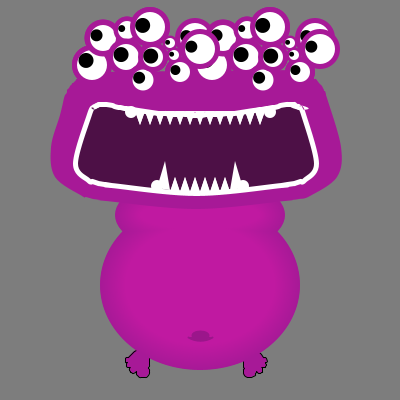
Frame 1 (no input)
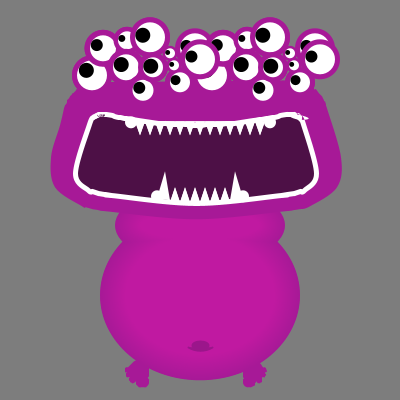
Frame 60 (the mouse pressed at the canvas centre just before this capture)
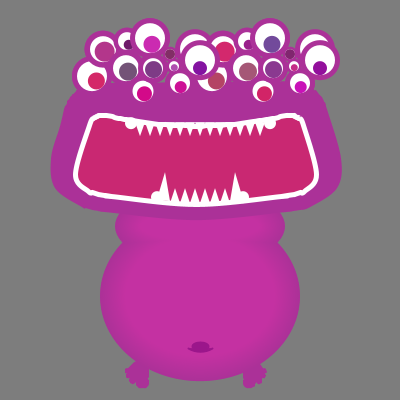
Frame 120 (the mouse held since frame 60 and released just before this capture)

The Processing sketch that drew these frames (run headless with seeded random() and noise(); from frame 60 on, the mouse is pressed at the canvas centre):

// Processing sketch: processing_92374
// ── processing_92374.pde

float X=0;
float Y=0;
float IrisX;
float IrisY;
float TourR;
float IrisR;
float PupX;
float PupY;
float PupR;

float rCourante = 167;
float gCourante = 25;
float bCourante = 151;

float rCiblee = 167;
float gCiblee = 25;
float bCiblee = 151;

float rVitesse, gVitesse, bVitesse;

float k = 0.9;
float d = 0.1;

int timeStamp;
int interval;

float nombrilX = X;
float nombrilY = Y+150;
float nombrilR = 8;

float cptBouge;
float stopy;

 
float rectX;
float rectY; 
float rectW; 
float rectH;

void setup() {

  size (400, 400);
  frameRate (30);
  smooth();

  interval = 10000;

  stopy =1;
  cptBouge =1;
}

void draw() {
  background (125);
  translate (width/2, height/2-15);
  rVitesse = d * (rVitesse + k * (rCiblee - rCourante));
  rCourante = rCourante + rVitesse;
  gVitesse = d * (gVitesse + k * (gCiblee - gCourante));
  gCourante = gCourante + gVitesse;
  bVitesse = d * (bVitesse + k * (bCiblee - bCourante));
  bCourante = bCourante + bVitesse;


  pushMatrix();  //Pied Gauche
  //  strokeWeight(1);
  fill(rCourante, gCourante, bCourante);
  resetMatrix();
  beginShape();
  curveVertex(X+150, Y+353 );
  curveVertex( X+150, Y+351 );
  curveVertex( X+151, Y+348 );
  curveVertex (X+151, Y+346 );
  curveVertex( X+150, Y+345 );
  curveVertex( X+149, Y+344 );
  curveVertex( X+148, Y+343 );
  curveVertex( X+147, Y+343 );
  curveVertex( X+145, Y+342 );
  curveVertex( X+143, Y+342 );
  curveVertex( X+141, Y+343 );
  curveVertex( X+140, Y+344 );
  curveVertex( X+139, Y+346 );
  curveVertex( X+138, Y+348 );
  curveVertex( X+136, Y+350 );
  curveVertex( X+134, Y+351 );
  curveVertex( X+132, Y+353 );
  curveVertex( X+130, Y+355 );
  curveVertex( X+128, Y+357 );
  curveVertex( X+128, Y+357 );
  curveVertex( X+127, Y+357 );
  curveVertex( X+126, Y+357 );
  curveVertex( X+125, Y+358 );
  curveVertex( X+125, Y+358 );
  curveVertex( X+125, Y+359 );
  curveVertex( X+125, Y+361 );
  curveVertex( X+125, Y+362 );
  curveVertex( X+126, Y+362 );
  curveVertex( X+126, Y+362 );
  curveVertex( X+127, Y+362 );
  curveVertex( X+126, Y+363 );
  curveVertex( X+126, Y+364 );
  curveVertex( X+126, Y+365 );
  curveVertex( X+126, Y+366 );
  curveVertex( X+127, Y+367 );
  curveVertex( X+128, Y+367 );
  curveVertex( X+129, Y+367 );
  curveVertex( X+130, Y+367 );
  curveVertex( X+130, Y+367 );
  curveVertex( X+130, Y+367 );
  curveVertex( X+130, Y+367 );
  curveVertex( X+129, Y+368 );
  curveVertex( X+129, Y+370 );
  curveVertex( X+130, Y+371 );
  curveVertex( X+130, Y+372 );
  curveVertex( X+131, Y+372 );
  curveVertex( X+132, Y+373 );
  curveVertex( X+133, Y+373 );
  curveVertex( X+135, Y+372 );
  curveVertex( X+135, Y+372 );
  curveVertex( X+136, Y+371 );
  curveVertex( X+136, Y+372 );
  curveVertex( X+136, Y+374 );
  curveVertex( X+137, Y+375 );
  curveVertex( X+139, Y+377 );
  curveVertex( X+141, Y+377 );
  curveVertex( X+142, Y+377 );
  curveVertex( X+144, Y+377 );
  curveVertex( X+146, Y+377 );
  curveVertex( X+147, Y+376 );
  curveVertex( X+148, Y+375 );
  curveVertex( X+149, Y+373 );
  curveVertex( X+149, Y+371 );
  curveVertex( X+149, Y+369 );
  curveVertex( X+148, Y+368 );
  curveVertex( X+148, Y+367 );
  curveVertex( X+149, Y+366 );
  curveVertex( X+149, Y+364 );
  curveVertex( X+149, Y+361 );
  curveVertex( X+149, Y+358 );
  curveVertex( X+149, Y+356 );
  curveVertex( X+150, Y+353 );
  endShape(CLOSE);
  popMatrix();

  pushMatrix();              //Pied droit
  fill(rCourante, gCourante, bCourante);
  translate(X-200, Y-170);
  resetMatrix();
  beginShape();
  curveVertex(X+267, Y+359 );
  curveVertex( X+266, Y+358 );
  curveVertex( X+265, Y+357 );
  curveVertex( X+264, Y+357 );
  curveVertex( X+263, Y+357 );
  curveVertex( X+261, Y+354 );
  curveVertex( X+260, Y+353 );
  curveVertex( X+259, Y+352 );
  curveVertex( X+258, Y+351 );
  curveVertex( X+257, Y+350 );
  curveVertex( X+255, Y+349 );
  curveVertex( X+254, Y+348 );
  curveVertex( X+254, Y+348 );
  curveVertex( X+253, Y+345 );
  curveVertex( X+251, Y+344 );
  curveVertex( X+250, Y+343 );
  curveVertex( X+249, Y+342 );
  curveVertex( X+247, Y+342 );
  curveVertex( X+246, Y+342 );
  curveVertex( X+245, Y+343 );
  curveVertex( X+244, Y+343 );
  curveVertex( X+242, Y+344 );
  curveVertex( X+241, Y+345 );
  curveVertex( X+241, Y+347 );
  curveVertex( X+241, Y+349 );
  curveVertex( X+241, Y+350 );
  curveVertex( X+242, Y+352 );
  curveVertex( X+242, Y+353 );
  curveVertex( X+242, Y+355 );
  curveVertex( X+242, Y+356 );
  curveVertex( X+242, Y+358 );
  curveVertex( X+243, Y+359 );
  curveVertex( X+243, Y+361 );
  curveVertex( X+243, Y+362 );
  curveVertex( X+243, Y+364 );
  curveVertex( X+243, Y+365 );
  curveVertex( X+243, Y+366 );
  curveVertex( X+243, Y+367 );
  curveVertex( X+244, Y+368 );
  curveVertex( X+243, Y+369 );
  curveVertex( X+243, Y+370 );
  curveVertex( X+243, Y+372 );
  curveVertex( X+243, Y+373 );
  curveVertex( X+244, Y+375 );
  curveVertex( X+245, Y+376 );
  curveVertex( X+247, Y+377 );
  curveVertex( X+248, Y+377 );
  curveVertex( X+250, Y+377 );
  curveVertex( X+251, Y+377 );
  curveVertex( X+253, Y+376 );
  curveVertex( X+255, Y+375 );
  curveVertex( X+255, Y+374 );
  curveVertex( X+255, Y+373 );
  curveVertex( X+256, Y+372 );
  curveVertex( X+256, Y+371 );
  curveVertex( X+257, Y+372 );
  curveVertex( X+258, Y+373 );
  curveVertex( X+259, Y+373 );
  curveVertex( X+260, Y+373 );
  curveVertex( X+261, Y+372 );
  curveVertex( X+262, Y+372 );
  curveVertex( X+262, Y+371 );
  curveVertex( X+262, Y+370 );
  curveVertex( X+262, Y+369 );
  curveVertex( X+262, Y+368 );
  curveVertex( X+262, Y+367 );
  curveVertex( X+261, Y+367 );
  curveVertex( X+261, Y+367 );
  curveVertex( X+262, Y+367 );
  curveVertex( X+263, Y+367 );
  curveVertex( X+264, Y+367 );
  curveVertex( X+265, Y+367 );
  curveVertex( X+265, Y+366 );
  curveVertex( X+266, Y+365 );
  curveVertex( X+266, Y+365 );
  curveVertex( X+266, Y+364 );
  curveVertex( X+265, Y+363 );
  curveVertex( X+265, Y+362 );
  curveVertex( X+265, Y+362 );
  curveVertex( X+266, Y+362 );
  curveVertex( X+267, Y+361 );
  curveVertex( X+267, Y+359 );
  endShape(CLOSE);
  popMatrix();

//Code suivant dessine la bédaine et le torse tout en colorant le dégradé de couleurs

  for (int i=0; i<=50; i++) {
    noStroke();
    fill(rCourante+i*0.5, gCourante, bCourante+i*0.2);
    ellipse (X, Y+30, 170-i, 80-i);    //Corps Torse
    ellipse (X, Y+100, 200-i, 170-i);  //Corps Bedaine
  }


  // detecter le mouseOver sur le nombril
  // Le nombril change de couleur au mouseover
  float distanceN = dist( mouseX-200, mouseY-190, nombrilX, nombrilY );
  if ( distanceN < nombrilR) {

    stroke(0);  //nombril
    strokeWeight(2);
    beginShape();
    curveVertex(X-32.0, Y+126.0);
    curveVertex(X-12.0, Y+152.0);
    curveVertex(X+12.0, Y+152.0);
    curveVertex(X+32.0, Y+126.0);
    endShape();
    fill(0);
    ellipse( X+nombrilX, Y+nombrilY, nombrilR *2, nombrilR );
    fill(255);
    ellipse( X+nombrilX, Y+nombrilY, nombrilR/1.5, nombrilR/2 );
  } 
  else {
    fill(155, 22, 139);
    stroke(155, 22, 139);  //nombril
    strokeWeight(2);
    beginShape();
    curveVertex(X-32.0, Y+126.0);
    curveVertex(X-12.0, Y+152.0);
    curveVertex(X+12.0, Y+152.0);
    curveVertex(X+32.0, Y+126.0);
    endShape();
    ellipse( X+nombrilX, Y+nombrilY, nombrilR *2, nombrilR );
  }



  pushMatrix();    // Dessine le fond de la tête
  noStroke();
  fill(rCourante, gCourante, bCourante);
  resetMatrix();  
  beginShape();
  curveVertex(X+88, Y+72 );
  curveVertex( X+87, Y+72 );
  curveVertex( X+84, Y+74 );
  curveVertex( X+83, Y+74 );
  curveVertex( X+83, Y+74 );
  curveVertex( X+83, Y+74 );
  curveVertex( X+82, Y+75 );
  curveVertex( X+81, Y+76 );
  curveVertex( X+79, Y+77 );
  curveVertex( X+78, Y+78 );
  curveVertex( X+78, Y+78 );
  curveVertex( X+77, Y+79 );
  curveVertex( X+76, Y+79 );
  curveVertex( X+76, Y+80 );
  curveVertex( X+73, Y+83 );
  curveVertex( X+72, Y+83 );
  curveVertex( X+72, Y+84 );
  curveVertex( X+72, Y+84 );
  curveVertex( X+71, Y+85 );
  curveVertex( X+71, Y+85 );
  curveVertex( X+70, Y+86 );
  curveVertex( X+69, Y+88 );
  curveVertex( X+67, Y+90 );
  curveVertex( X+67, Y+92 );
  curveVertex( X+66, Y+94 );
  curveVertex( X+65, Y+95 );
  curveVertex( X+64, Y+98 );
  curveVertex( X+64, Y+98 );
  curveVertex( X+64, Y+98 );
  curveVertex( X+60, Y+115 );
  curveVertex( X+51, Y+147 );
  curveVertex( X+55, Y+177 );
  curveVertex( X+82, Y+196 );
  curveVertex( X+85, Y+197 );
  curveVertex( X+86, Y+197 );
  curveVertex( X+86, Y+197 );
  curveVertex( X+86, Y+197 );
  curveVertex( X+86, Y+197 );
  curveVertex( X+86, Y+197 );
  curveVertex( X+93, Y+199 );
  curveVertex( X+93, Y+199 );
  curveVertex( X+100, Y+200 );
  curveVertex( X+106, Y+201 );
  curveVertex( X+196, Y+209 );
  curveVertex( X+285, Y+201 );
  curveVertex( X+292, Y+200 );
  curveVertex( X+299, Y+199 );
  curveVertex( X+310, Y+196 );
  curveVertex( X+337, Y+177 );
  curveVertex( X+341, Y+147 );
  curveVertex( X+327, Y+98 );
  curveVertex( X+327, Y+98 );
  curveVertex( X+327, Y+98 );
  curveVertex( X+326, Y+95 );
  curveVertex( X+326, Y+94 );
  curveVertex( X+326, Y+94 );
  curveVertex( X+326, Y+94 );
  curveVertex( X+325, Y+91 );
  curveVertex( X+325, Y+91 );
  curveVertex( X+324, Y+91 );
  curveVertex( X+324, Y+91 );
  curveVertex( X+324, Y+90 );
  curveVertex( X+323, Y+88 );
  curveVertex( X+322, Y+86 );
  curveVertex( X+321, Y+85 );
  curveVertex( X+321, Y+85 );
  curveVertex( X+321, Y+85 );
  curveVertex( X+321, Y+85 );
  curveVertex( X+320, Y+84 );
  curveVertex( X+320, Y+84 );
  curveVertex( X+320, Y+84 );
  curveVertex( X+319, Y+83 );
  curveVertex( X+319, Y+83 );
  curveVertex( X+319, Y+83 );
  curveVertex( X+316, Y+79 );
  curveVertex( X+315, Y+79 );
  curveVertex( X+315, Y+79 );
  curveVertex( X+314, Y+79 );
  curveVertex( X+314, Y+78 );
  curveVertex( X+313, Y+77 );
  curveVertex( X+312, Y+76 );
  curveVertex( X+311, Y+76 );
  curveVertex( X+311, Y+76 );
  curveVertex( X+311, Y+76 );
  curveVertex( X+308, Y+74 );
  curveVertex( X+308, Y+74 );
  curveVertex( X+308, Y+74 );
  curveVertex( X+307, Y+74 );
  curveVertex( X+307, Y+74 );
  curveVertex( X+307, Y+74 );
  curveVertex( X+304, Y+72 );
  curveVertex( X+304, Y+72 );
  curveVertex( X+304, Y+72 );
  curveVertex( X+304, Y+72 );
  curveVertex( X+303, Y+72 );
  curveVertex( X+303, Y+72 );
  curveVertex( X+302, Y+72 );
  curveVertex( X+302, Y+72 );
  curveVertex( X+302, Y+72 );
  curveVertex( X+300, Y+71 );
  curveVertex( X+299, Y+71 );
  curveVertex( X+299, Y+71 );
  curveVertex( X+299, Y+71 );
  curveVertex( X+297, Y+70 );
  curveVertex( X+88, Y+72 );
  endShape(CLOSE);
  popMatrix();

//Zône d'intéractivité rectangulaire de la bouche, dessine et fait intéragir les yeux lorsque la souris entre dans la couche

rectX = X;
rectY = Y-35;
rectW = 250;
rectH = 100;

rectMode(CENTER);
float gauche = rectX - rectW/2;
float droite = rectX+rectW/2;
float haut = rectY - rectH/2;
float bas = rectY+rectH/2;
if ( mouseX-200 > gauche && mouseX-200 < droite && mouseY-200 > haut && mouseY-200 < bas ) {
  pushMatrix();
  translate(X-200, Y-0);  //Bouche
  stroke(255, 255, 255);
  strokeWeight(5);
  
  fill(rCiblee = random(110, 215), gCiblee = random(5, 95), bCiblee = random(100, 191));
  
  resetMatrix();
  beginShape();
  curveVertex(X+289, Y+104 );
  curveVertex(X+290, Y+104 );
  curveVertex( X+290, Y+104 );
  curveVertex( X+291, Y+104 );
  curveVertex( X+292, Y+104 );
  curveVertex( X+293, Y+104 );
  curveVertex( X+293, Y+104 );
  curveVertex( X+294, Y+104 );
  curveVertex( X+294, Y+105 );
  curveVertex( X+295, Y+105 );
  curveVertex( X+295, Y+105 );
  curveVertex( X+296, Y+106 );
  curveVertex( X+297, Y+106 );
  curveVertex( X+297, Y+106 );
  curveVertex( X+298, Y+106 );
  curveVertex( X+298, Y+107 );
  curveVertex( X+299, Y+107 );
  curveVertex( X+299, Y+107 );
  curveVertex( X+299, Y+107 );
  curveVertex( X+303, Y+114 );
  curveVertex( X+316, Y+163 );
  curveVertex( X+304, Y+180 );
  curveVertex( X+300, Y+181 );
  curveVertex( X+300, Y+181 );
  curveVertex( X+294, Y+183 );
  curveVertex( X+294, Y+183 );
  curveVertex( X+287, Y+184 );
  curveVertex( X+287, Y+184 );
  curveVertex( X+281, Y+185 );
  curveVertex( X+281, Y+185 );
  curveVertex( X+196, Y+193 );
  curveVertex( X+111, Y+185 );
  curveVertex( X+111, Y+185 );
  curveVertex( X+105, Y+184 );
  curveVertex( X+104, Y+184 );
  curveVertex( X+98, Y+183 );
  curveVertex( X+98, Y+183 );
  curveVertex( X+92, Y+181 );
  curveVertex( X+92, Y+181 );
  curveVertex( X+88, Y+180 );
  curveVertex( X+75, Y+163 );
  curveVertex( X+89, Y+114 );
  curveVertex( X+93, Y+107 );
  curveVertex( X+93, Y+107 );
  curveVertex( X+93, Y+107 );
  curveVertex( X+93, Y+107 );
  curveVertex( X+94, Y+106 );
  curveVertex( X+94, Y+106 );
  curveVertex( X+95, Y+106 );
  curveVertex( X+95, Y+106 );
  curveVertex( X+96, Y+105 );
  curveVertex( X+97, Y+105 );
  curveVertex( X+97, Y+105 );
  curveVertex( X+98, Y+104 );
  curveVertex( X+99, Y+104 );
  curveVertex( X+99, Y+104 );
  curveVertex( X+100, Y+104 );
  curveVertex( X+100, Y+104 );
  curveVertex( X+101, Y+104 );
  curveVertex( X+102, Y+104 );
  curveVertex( X+102, Y+104 );
  curveVertex( X+103, Y+104 );
  curveVertex( X+103, Y+104 );
  curveVertex( X+104, Y+104 );
  curveVertex( X+105, Y+104 );
  curveVertex( X+106, Y+104 );
  curveVertex( X+112, Y+105 );
  curveVertex( X+114, Y+106 );
  curveVertex( X+118, Y+107 );
  curveVertex( X+120, Y+107 );
  curveVertex( X+124, Y+108 );
  curveVertex( X+126, Y+108 );
  curveVertex( X+131, Y+109 );
  curveVertex( X+132, Y+109 );
  curveVertex( X+138, Y+110 );
  curveVertex( X+138, Y+110 );
  curveVertex( X+158, Y+113 );
  curveVertex( X+159, Y+113 );
  curveVertex( X+165, Y+113 );
  curveVertex( X+165, Y+113 );
  curveVertex( X+172, Y+114 );
  curveVertex( X+175, Y+114 );
  curveVertex( X+175, Y+114 );
  curveVertex( X+186, Y+114 );
  curveVertex( X+190, Y+115 );
  curveVertex( X+196, Y+115 );
  curveVertex( X+201, Y+115 );
  curveVertex( X+206, Y+114 );
  curveVertex( X+211, Y+114 );
  curveVertex( X+211, Y+114 );
  curveVertex( X+217, Y+114 );
  curveVertex( X+217, Y+114 );
  curveVertex( X+220, Y+114 );
  curveVertex( X+226, Y+113 );
  curveVertex( X+227, Y+113 );
  curveVertex( X+233, Y+113 );
  curveVertex( X+234, Y+113 );
  curveVertex( X+253, Y+110 );
  curveVertex( X+254, Y+110 );
  curveVertex( X+259, Y+109 );
  curveVertex( X+261, Y+109 );
  curveVertex( X+266, Y+108 );
  curveVertex( X+267, Y+108 );
  curveVertex( X+272, Y+107 );
  curveVertex( X+274, Y+107 );
  curveVertex( X+278, Y+106 );
  curveVertex( X+280, Y+105 );
  curveVertex( X+286, Y+104 );
  curveVertex( X+287, Y+104 );
  curveVertex( X+287, Y+104 );
  curveVertex( X+289, Y+104 );
  curveVertex( X+289, Y+104 );
  curveVertex( X+289, Y+104 );
  curveVertex( X+289, Y+104 );
  endShape(CLOSE);
  popMatrix();
        //Yeux
  noStroke();
  fill(rCourante, gCourante, bCourante);

  float [] IrisX = { 
    X-108, X-97, X-73, X-74, X-57, X-50, X-47, X-20, X-26, X-30, X-5, X-108, X-97, X-73, X-74, X-57, X-50, X-47, X-20, X-26, X
  };
  float [] IrisY = {
    Y-120, Y-147, Y-155, Y-128, Y-105, Y-158, Y-128, Y-113, Y-130, Y-142, Y-147, Y-120, Y-147, Y-155, Y-128, Y-105, Y-158, Y-128, Y-113, Y-130, Y-136
  };
  float [] TourR = {
    40, 37, 27, 37, 32, 40, 30, 30, 15, 15, 40, 40, 37, 27, 37, 32, 40, 30, 30, 15, 40
  };
  float [] IrisR = {
    30, 26, 18, 26, 21, 30, 20, 20, 10, 10, 30, 30, 26, 18, 26, 21, 30, 20, 20, 10, 30
  };
  float[] PupX = { 
    X-105, X-100, X-77, X-80, X-50, X-58, X-50, X-22, X-22, X-32, X-17, X-105, X-100, X-77, X-88, X-50, X-58, X-50, X-22, X-22, X+2
  };
  float[] PupY = {
    Y-129, Y-147, Y-160, Y-130, Y-110, Y-160, Y-130, Y-120, Y-133, Y-140, Y-155, Y-129, Y-147, Y-160, Y-130, Y-110, Y-160, Y-130, Y-120, Y-133, Y-124
  };
  float [] PupR = {
    20, 28, 14, 20, 17, 20, 19, 14, 10, 10, 14, 17, 20, 10, 18, 15, 17, 17, 12, 7, 14
  }; 


  for (int j=0; j<21; j++) {

    float radians = atan2 ((mouseY-190)-IrisY[j], (mouseX-200)-IrisX[j]);
    float distance = dist ((mouseX-200), (mouseY-190), IrisX[j], IrisY[j]);
    distance = constrain ( distance, 0, (IrisR[j]/2)-(PupR[j]/2));

    // PupX = cos(radians)*distance +IrisX[j];
    // PupY = sin(radians)*distance +IrisY[j];

    fill(rCourante, gCourante, bCourante);
    ellipse (IrisX[j], IrisY[j], TourR[j], TourR[j]);
    fill(255, 255, 255);
    ellipse (IrisX[j], IrisY[j], IrisR[j], IrisR[j]);
   fill(rCiblee = random(110, 215), gCiblee = random(5, 95), bCiblee = random(100, 191));
    ellipse (PupX[j]= cos(radians)*distance +IrisX[j], PupY[j]= sin(radians)*distance +IrisY[j], PupR[j], PupR[j]);

    fill(rCourante, gCourante, bCourante);
    ellipse (IrisX[j]+120, IrisY[j], TourR[j], TourR[j]);
    fill(255, 255, 255);
    ellipse (IrisX[j]+120, IrisY[j], IrisR[j], IrisR[j]);
   fill(rCiblee = random(110, 215), gCiblee = random(5, 95), bCiblee = random(100, 191));
    ellipse (PupX[j]+120, PupY[j], PupR[j], PupR[j]);
  }
        
} else {
  pushMatrix();
  translate(X-200, Y-0);  //Bouche
  stroke(255, 255, 255);
  strokeWeight(5);
  fill(77, 16, 70);
  resetMatrix();
  beginShape();
  curveVertex(X+289, Y+104 );
  curveVertex(X+290, Y+104 );
  curveVertex( X+290, Y+104 );
  curveVertex( X+291, Y+104 );
  curveVertex( X+292, Y+104 );
  curveVertex( X+293, Y+104 );
  curveVertex( X+293, Y+104 );
  curveVertex( X+294, Y+104 );
  curveVertex( X+294, Y+105 );
  curveVertex( X+295, Y+105 );
  curveVertex( X+295, Y+105 );
  curveVertex( X+296, Y+106 );
  curveVertex( X+297, Y+106 );
  curveVertex( X+297, Y+106 );
  curveVertex( X+298, Y+106 );
  curveVertex( X+298, Y+107 );
  curveVertex( X+299, Y+107 );
  curveVertex( X+299, Y+107 );
  curveVertex( X+299, Y+107 );
  curveVertex( X+303, Y+114 );
  curveVertex( X+316, Y+163 );
  curveVertex( X+304, Y+180 );
  curveVertex( X+300, Y+181 );
  curveVertex( X+300, Y+181 );
  curveVertex( X+294, Y+183 );
  curveVertex( X+294, Y+183 );
  curveVertex( X+287, Y+184 );
  curveVertex( X+287, Y+184 );
  curveVertex( X+281, Y+185 );
  curveVertex( X+281, Y+185 );
  curveVertex( X+196, Y+193 );
  curveVertex( X+111, Y+185 );
  curveVertex( X+111, Y+185 );
  curveVertex( X+105, Y+184 );
  curveVertex( X+104, Y+184 );
  curveVertex( X+98, Y+183 );
  curveVertex( X+98, Y+183 );
  curveVertex( X+92, Y+181 );
  curveVertex( X+92, Y+181 );
  curveVertex( X+88, Y+180 );
  curveVertex( X+75, Y+163 );
  curveVertex( X+89, Y+114 );
  curveVertex( X+93, Y+107 );
  curveVertex( X+93, Y+107 );
  curveVertex( X+93, Y+107 );
  curveVertex( X+93, Y+107 );
  curveVertex( X+94, Y+106 );
  curveVertex( X+94, Y+106 );
  curveVertex( X+95, Y+106 );
  curveVertex( X+95, Y+106 );
  curveVertex( X+96, Y+105 );
  curveVertex( X+97, Y+105 );
  curveVertex( X+97, Y+105 );
  curveVertex( X+98, Y+104 );
  curveVertex( X+99, Y+104 );
  curveVertex( X+99, Y+104 );
  curveVertex( X+100, Y+104 );
  curveVertex( X+100, Y+104 );
  curveVertex( X+101, Y+104 );
  curveVertex( X+102, Y+104 );
  curveVertex( X+102, Y+104 );
  curveVertex( X+103, Y+104 );
  curveVertex( X+103, Y+104 );
  curveVertex( X+104, Y+104 );
  curveVertex( X+105, Y+104 );
  curveVertex( X+106, Y+104 );
  curveVertex( X+112, Y+105 );
  curveVertex( X+114, Y+106 );
  curveVertex( X+118, Y+107 );
  curveVertex( X+120, Y+107 );
  curveVertex( X+124, Y+108 );
  curveVertex( X+126, Y+108 );
  curveVertex( X+131, Y+109 );
  curveVertex( X+132, Y+109 );
  curveVertex( X+138, Y+110 );
  curveVertex( X+138, Y+110 );
  curveVertex( X+158, Y+113 );
  curveVertex( X+159, Y+113 );
  curveVertex( X+165, Y+113 );
  curveVertex( X+165, Y+113 );
  curveVertex( X+172, Y+114 );
  curveVertex( X+175, Y+114 );
  curveVertex( X+175, Y+114 );
  curveVertex( X+186, Y+114 );
  curveVertex( X+190, Y+115 );
  curveVertex( X+196, Y+115 );
  curveVertex( X+201, Y+115 );
  curveVertex( X+206, Y+114 );
  curveVertex( X+211, Y+114 );
  curveVertex( X+211, Y+114 );
  curveVertex( X+217, Y+114 );
  curveVertex( X+217, Y+114 );
  curveVertex( X+220, Y+114 );
  curveVertex( X+226, Y+113 );
  curveVertex( X+227, Y+113 );
  curveVertex( X+233, Y+113 );
  curveVertex( X+234, Y+113 );
  curveVertex( X+253, Y+110 );
  curveVertex( X+254, Y+110 );
  curveVertex( X+259, Y+109 );
  curveVertex( X+261, Y+109 );
  curveVertex( X+266, Y+108 );
  curveVertex( X+267, Y+108 );
  curveVertex( X+272, Y+107 );
  curveVertex( X+274, Y+107 );
  curveVertex( X+278, Y+106 );
  curveVertex( X+280, Y+105 );
  curveVertex( X+286, Y+104 );
  curveVertex( X+287, Y+104 );
  curveVertex( X+287, Y+104 );
  curveVertex( X+289, Y+104 );
  curveVertex( X+289, Y+104 );
  curveVertex( X+289, Y+104 );
  curveVertex( X+289, Y+104 );
  endShape(CLOSE);
  popMatrix();       
  //Yeux
  noStroke();
  fill(rCourante, gCourante, bCourante);

  float [] IrisX = { 
    X-108, X-97, X-73, X-74, X-57, X-50, X-47, X-20, X-26, X-30, X-5, X-108, X-97, X-73, X-74, X-57, X-50, X-47, X-20, X-26, X
  };
  float [] IrisY = {
    Y-120, Y-147, Y-155, Y-128, Y-105, Y-158, Y-128, Y-113, Y-130, Y-142, Y-147, Y-120, Y-147, Y-155, Y-128, Y-105, Y-158, Y-128, Y-113, Y-130, Y-136
  };
  float [] TourR = {
    40, 37, 27, 37, 32, 40, 30, 30, 15, 15, 40, 40, 37, 27, 37, 32, 40, 30, 30, 15, 40
  };
  float [] IrisR = {
    30, 26, 18, 26, 21, 30, 20, 20, 10, 10, 30, 30, 26, 18, 26, 21, 30, 20, 20, 10, 30
  };
  float[] PupX = { 
    X-105, X-100, X-77, X-80, X-50, X-58, X-50, X-22, X-22, X-32, X-17, X-105, X-100, X-77, X-88, X-50, X-58, X-50, X-22, X-22, X+2
  };
  float[] PupY = {
    Y-129, Y-147, Y-160, Y-130, Y-110, Y-160, Y-130, Y-120, Y-133, Y-140, Y-155, Y-129, Y-147, Y-160, Y-130, Y-110, Y-160, Y-130, Y-120, Y-133, Y-124
  };
  float [] PupR = {
    15, 12, 7, 15, 12, 15, 15, 10, 5, 5, 12, 15, 12, 7, 15, 12, 15, 15, 10, 5, 12
  }; 


  for (int j=0; j<21; j++) {

    float radians = atan2 ((mouseY-190)-IrisY[j], (mouseX-200)-IrisX[j]);
    float distance = dist ((mouseX-200), (mouseY-190), IrisX[j], IrisY[j]);
    distance = constrain ( distance, 0, (IrisR[j]/2)-(PupR[j]/2));

    // PupX = cos(radians)*distance +IrisX[j];
    // PupY = sin(radians)*distance +IrisY[j];

    fill(rCourante, gCourante, bCourante);
    ellipse (IrisX[j], IrisY[j], TourR[j], TourR[j]);
    fill(255, 255, 255);
    ellipse (IrisX[j], IrisY[j], IrisR[j], IrisR[j]);
    fill(0);
    ellipse (PupX[j]= cos(radians)*distance +IrisX[j], PupY[j]= sin(radians)*distance +IrisY[j], PupR[j], PupR[j]);

    fill(rCourante, gCourante, bCourante);
    ellipse (IrisX[j]+120, IrisY[j], TourR[j], TourR[j]);
    fill(255, 255, 255);
    ellipse (IrisX[j]+120, IrisY[j], IrisR[j], IrisR[j]);
    fill(0);
    ellipse (PupX[j]+120, PupY[j], PupR[j], PupR[j]);
  }
  for (int i=0; i<125 ;i=i+10) {
    fill(255, 255, 255);
    triangle(X-60+i, Y-60, X-65+i, Y-74, X-55+i, Y-74);
  } 
  for (int i=0; i<60 ;i=i+10) {
    triangle(X-25+i, Y-8, X-20+i, Y+7, X-30+i, Y+7);
  }
}

noFill();
noStroke();
rect( rectX , rectY , rectW , rectH );

// dessine les dents de la bouche

 for (int i=0; i<125 ;i=i+10) {
    fill(255, 255, 255);
    triangle(X-60+i, Y-60, X-65+i, Y-74, X-55+i, Y-74);
  } 
  for (int i=0; i<60 ;i=i+10) {
    triangle(X-25+i, Y-8, X-20+i, Y+7, X-30+i, Y+7);
  }
  ellipse(X+43, Y+1, 12, 12);
  triangle(X+35, Y-24, X+30, Y+5, X+43, Y+3);  //Canine
  triangle(X-35, Y-24, X-30, Y+5, X-43, Y+3);  //Canine
  ellipse(X-43, Y+1, 12, 12);

  ellipse(X+70, Y-73, 12, 12);
  ellipse(X-69, Y-73, 12, 12);

  if ( millis() - timeStamp >= interval ) {
    timeStamp = timeStamp + interval;
    rCiblee = random(110, 215);
    gCiblee = random(5, 95);
    bCiblee = random(100, 191);
  }

  Y+=sin(radians(cptBouge*8));
  cptBouge++;
  stopy-=sin(radians(cptBouge*2));
  
  
}

void mousePressed() {

  //assouplissement de la couleur lors du clique de la souris et sur le timer 
  
  rCiblee = random(110, 215);
  gCiblee = random(5, 95);
  bCiblee = random(100, 191);
}

/* mouse detection
 
 void mousePressed() {
 
 println("Clique: x "+(mouseX-200)+" y "+(mouseY-185));
 }
 */
